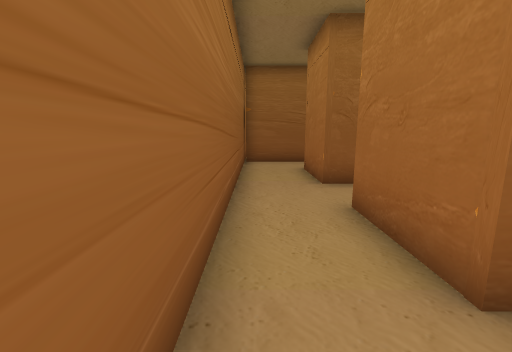
[1] (above)

24 first-person views from a walk through a 3-D level made in the Unity game engine. The camera is 1.4 m above the floor, tilts 10° down and sees 90° across. The floor is counted in squares, 1 m on a side. Each view is taken from the middle of a square. On the plan, view 1 faces up. The plan holds only what a view shows up to about 13 squares ahead; the rest is blank. The place goes on beyond the plan. The player character is not drawn. Door leaves are left out, so doorways stand open.

[2]
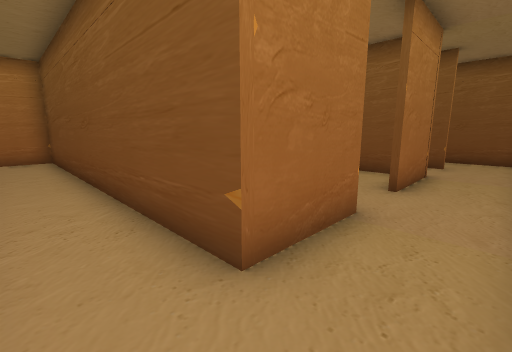

[3]
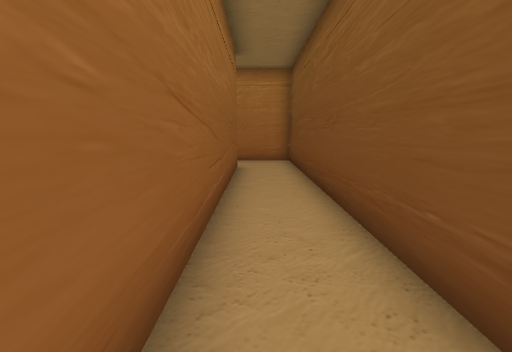

[4]
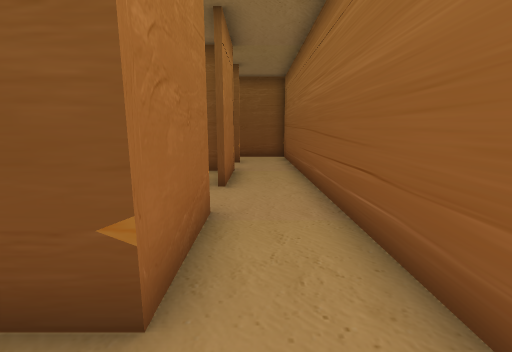

[5]
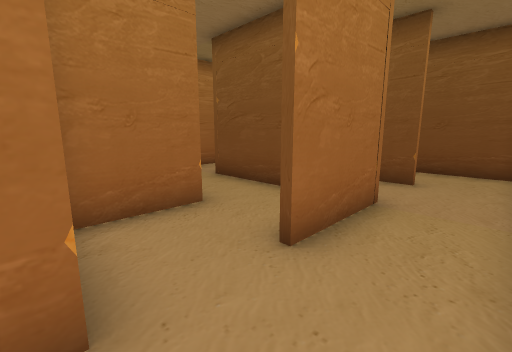

[6]
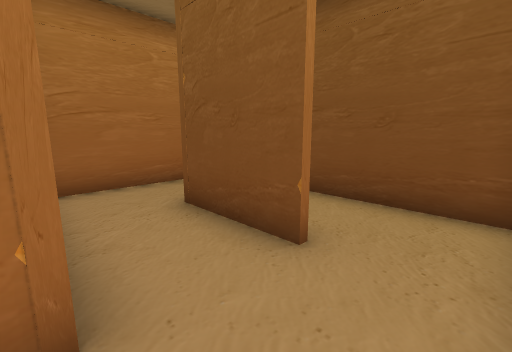

[7]
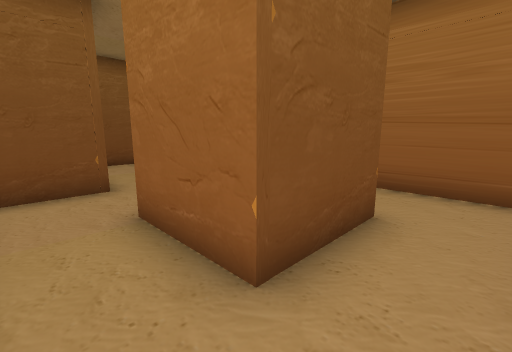

[8]
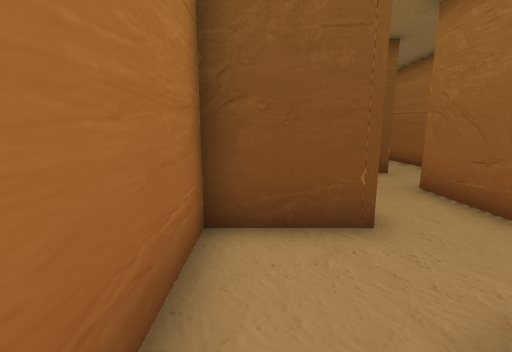

[9]
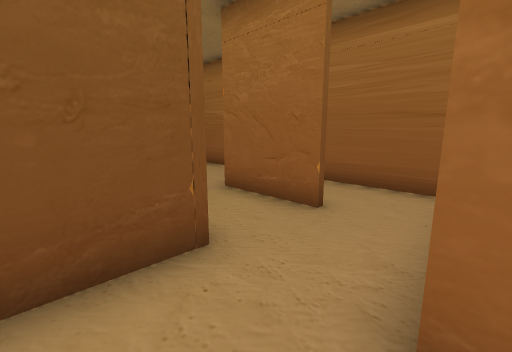

[10]
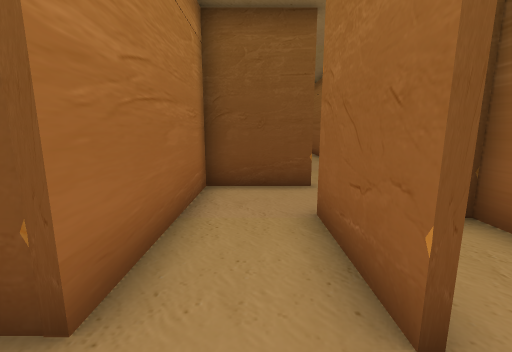

[11]
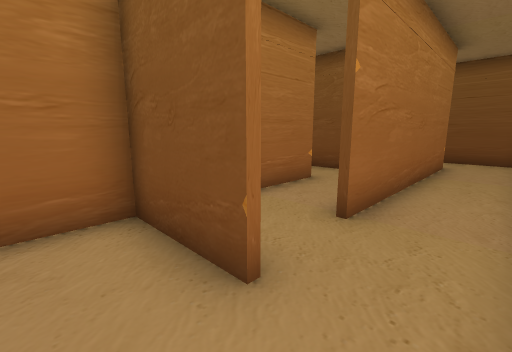

[12]
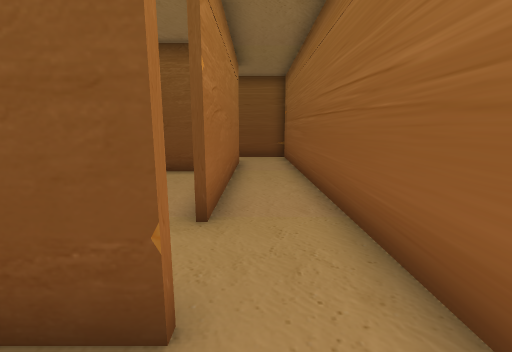

[13]
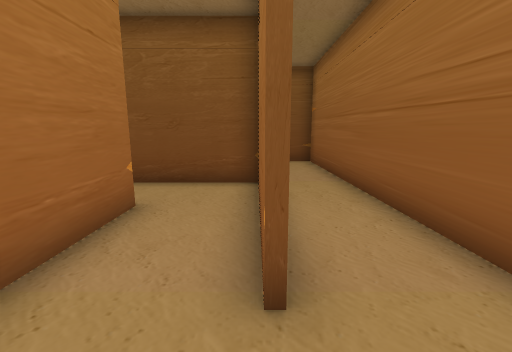

[14]
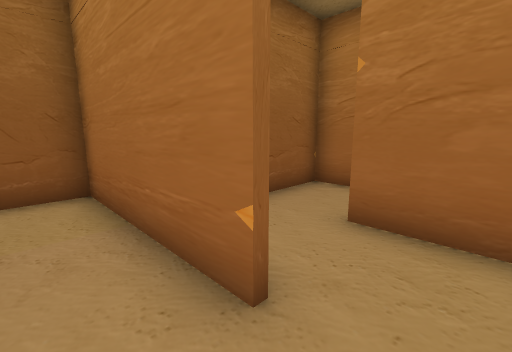

[15]
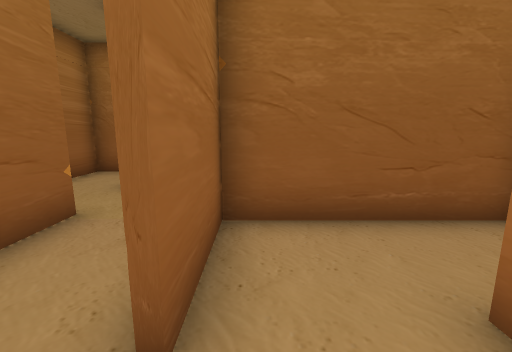

[16]
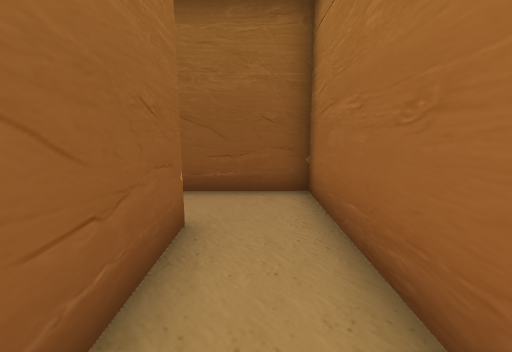

[17]
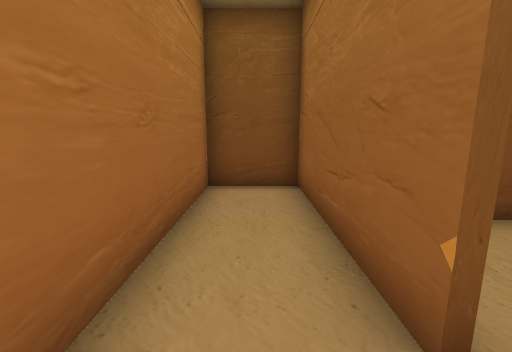

[18]
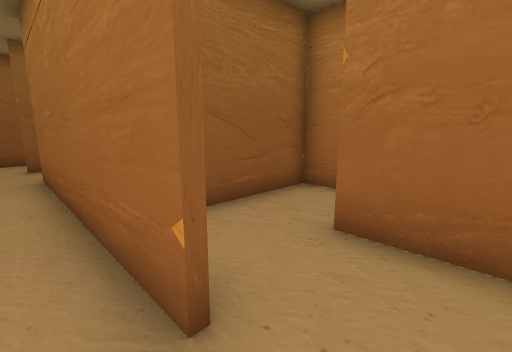

[19]
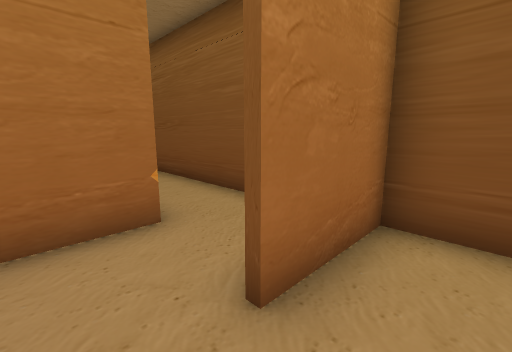

[20]
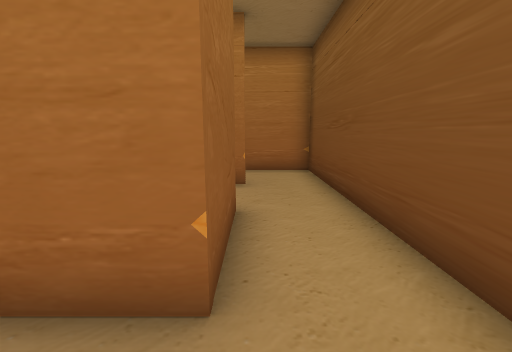

[21]
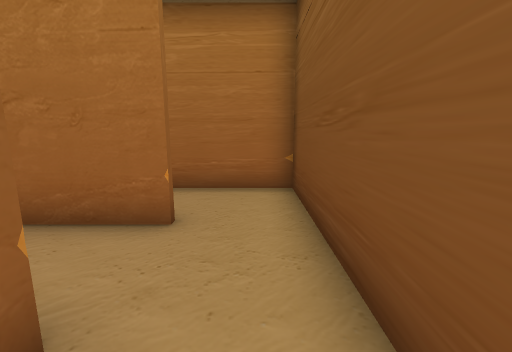

[22]
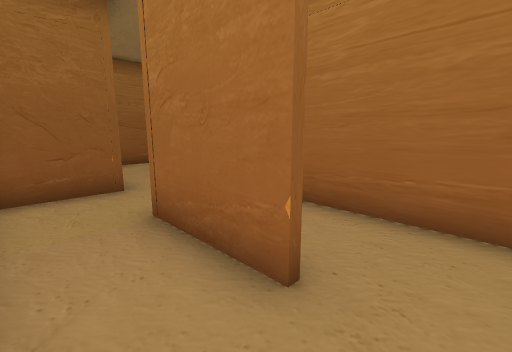

[23]
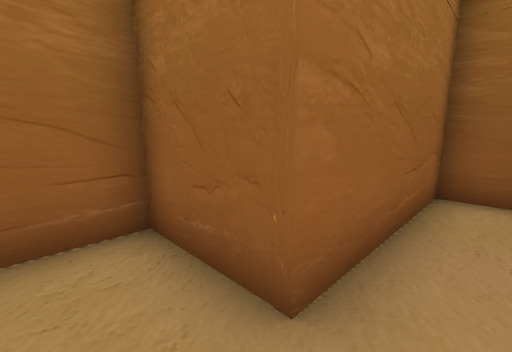

[24]
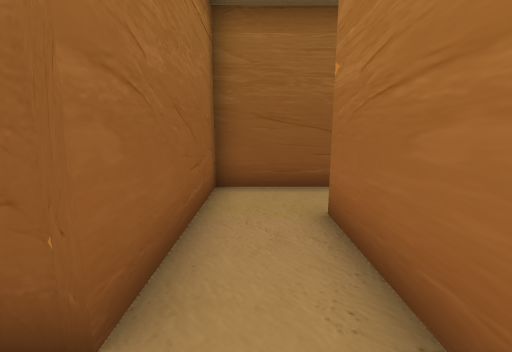

### Floor plan
Points are (right, up) in squares from view 1. A wall is a line through its corners. A room is listed if a view was taken in it or the views show most of it. See-through windows are left out.
Room 1 (view 1)
walls: (-0.5, 0.6) (-0.5, -1.9); (-0.1, -3.1) (3.4, -3.1)
ways out: opening at (0.5, 0) to room 2
Room 2 (views 2, 3, 4, 5, 6)
walls: (1.8, 6.7) (1.8, 9.4) (14.2, 9.4) (14.2, 12); (12.1, 11.7) (-0.5, 11.7) (-0.5, 0.6); (1.8, 1.8) (1.8, 4.6)
ways out: opening at (0.5, 0) to room 1; opening at (2, 1) to room 3; opening at (2, 5.5) to room 15; opening at (13, 12)
Room 3 (views 7, 8, 9)
walls: (4.3, -5.6) (6.7, -5.6) (6.7, 1.3); (1.6, -0.5) (4.5, -0.5) (4.5, -3.2)
ways out: opening at (2, 1) to room 2; opening at (4.5, -4.5) to room 4
Room 4 (view 10)
walls: (2, -5.4) (2, -8.2); (1.5, -10.5) (4.3, -10.5) (4.3, -5.6)
ways out: opening at (4.5, -4.5) to room 3; opening at (2, -9) to room 5; opening at (2, -4.5) to room 13
Room 5 (views 11, 12)
walls: (-0.5, -8) (-0.5, -10.5); (2, -8.2) (-0.6, -8.2)
ways out: opening at (2, -9) to room 4; opening at (0.5, -10) to room 9
Room 6 (views 13, 14)
walls: (2, -12.7) (2, -16.4); (4.3, -15.7) (4.3, -10.6) (1.5, -10.6); (1.9, -17.9) (3.6, -17.9)
ways out: opening at (4, -16.5) to room 7; opening at (2, -11.5) to room 9
Room 7 (view 15)
walls: (6.7, -17.1) (6.7, -15.2); (3.6, -17.9) (5.8, -17.9); (6.5, -13.1) (4.5, -13.1) (4.5, -15.7)
ways out: opening at (4, -16.5) to room 6; opening at (7, -14.5) to room 8
Room 8 (views 16, 17)
walls: (6.9, -15.2) (6.9, -20.5) (9.2, -20.5) (9.2, -13.1) (6.5, -13.1)
ways out: opening at (7, -14.5) to room 7
Room 9 (view 18)
walls: (1.8, -20.6) (1.8, -12.7); (-0.5, -10.5) (-0.5, -22.9) (1.4, -22.9)
ways out: opening at (0.5, -10) to room 5; opening at (2, -11.5) to room 6; opening at (2, -21.5) to room 10
Room 10 (view 19)
walls: (1.4, -22.9) (4.3, -22.9) (4.3, -20.2)
ways out: opening at (2, -21.5) to room 9; opening at (4, -19.5) to room 11
Room 11 (views 20, 21, 22)
walls: (9.5, -20.6) (6.7, -20.6) (6.7, -18.1) (3.5, -18.1); (6.6, -22.9) (11.5, -22.9); (11.7, -20.8) (11.7, -17.8); (12, -15.6) (9.4, -15.6) (9.4, -17.1)
ways out: opening at (4, -19.5) to room 10; opening at (12, -16.5) to room 12; opening at (12, -21.5) to room 14
Room 12 (views 23, 24)
walls: (14.2, -16) (14.2, -12.7); (13.4, -10.6) (12, -10.6) (12, -15.6)
ways out: opening at (12, -16.5) to room 11; opening at (14, -11.5)
Room 13 (no view inside)
walls: (-0.5, -4) (-0.5, -8)
ways out: opening at (2, -4.5) to room 4
Room 14 (no view inside)
walls: (11.5, -22.9) (14.2, -22.9) (14.2, -19)
ways out: opening at (12, -21.5) to room 11
Room 15 (no view inside)
walls: (2.8, 6.7) (1.8, 6.7); (4.3, 4.1) (4.3, 6.5)
ways out: opening at (2, 5.5) to room 2; opening at (3, 4)

Positions as (right, up) in squares from view 1, and headings:
1: (0, 0), facing up
2: (0, 11), facing down-right
3: (2, 11), facing right
4: (1, 11), facing down
5: (0, 7), facing down-right
6: (0, 2), facing down-right
7: (6, 1), facing down-left
8: (6, -2), facing down
9: (6, -3), facing down-left
10: (3, -4), facing down
11: (0, -9), facing down-right
12: (1, -9), facing down
13: (2, -11), facing down
14: (3, -17), facing up-right
15: (5, -17), facing up
16: (8, -19), facing up
17: (8, -14), facing down
18: (1, -22), facing up-right
19: (3, -19), facing down-right
20: (5, -21), facing right
21: (8, -22), facing right
22: (10, -22), facing up-right
23: (13, -17), facing up-left
24: (13, -17), facing up
